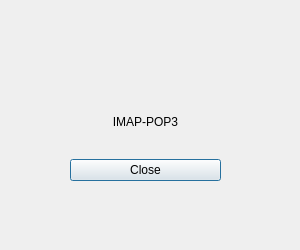
<?xml version="1.0" encoding="UTF-8"?>
<ui version="4.0">
 <class>servers</class>
 <widget class="QDialog" name="servers">
  <property name="geometry">
   <rect>
    <x>0</x>
    <y>0</y>
    <width>300</width>
    <height>250</height>
   </rect>
  </property>
  <property name="windowTitle">
   <string>Dialog</string>
  </property>
  <widget class="QWidget" name="">
   <property name="geometry">
    <rect>
     <x>70</x>
     <y>90</y>
     <width>151</width>
     <height>91</height>
    </rect>
   </property>
   <layout class="QVBoxLayout" name="verticalLayout">
    <item>
     <widget class="QLabel" name="label">
      <property name="text">
       <string>IMAP-POP3</string>
      </property>
      <property name="alignment">
       <set>Qt::AlignCenter</set>
      </property>
     </widget>
    </item>
    <item>
     <widget class="QPushButton" name="pushButton">
      <property name="text">
       <string>Close</string>
      </property>
     </widget>
    </item>
   </layout>
  </widget>
 </widget>
 <resources/>
 <connections/>
</ui>
